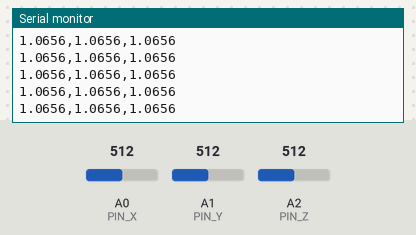
Simulated run of this sketch. Board: Arduino Uno, built with avr-gcc and run on an emulated ATmega328P. On the bench: the last lines printed to the serial monitor. The test bench sets the inputs (shaded band); at power-on: A0 (PIN_X) = 512, A1 (PIN_Y) = 512, A2 (PIN_Z) = 512.

Above: at 1.2 s.
1.3 s: A0 (PIN_X) set to 716
At 2.4 s:
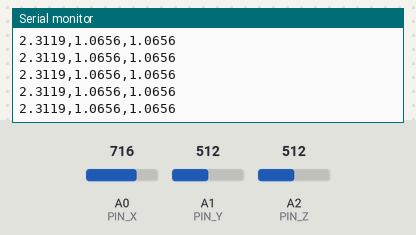
2.8 s: A1 (PIN_Y) set to 716
At 3.8 s:
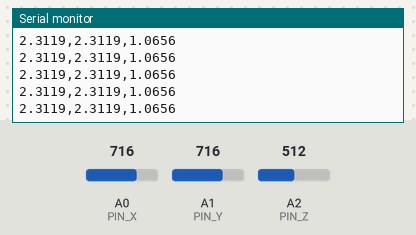
4.3 s: A2 (PIN_Z) set to 716
At 4.9 s:
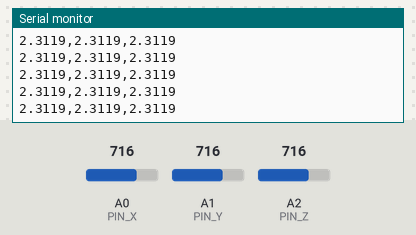
5.8 s: A0 (PIN_X) set to 900
At 6.6 s:
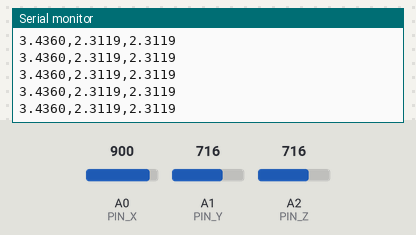
7.3 s: A1 (PIN_Y) set to 900
At 8.0 s:
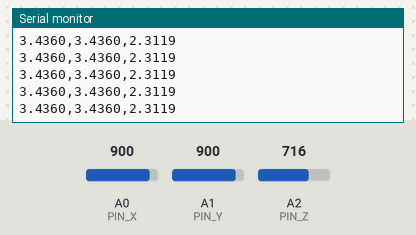
8.8 s: A2 (PIN_Z) set to 900
At 9.5 s:
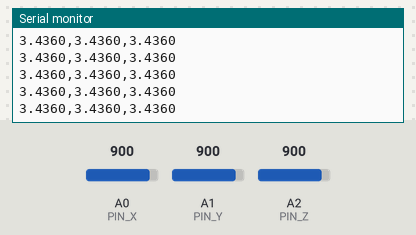
Timing chart, 0 to 11.3 s (numbered marks = the images above; inputs shaded):
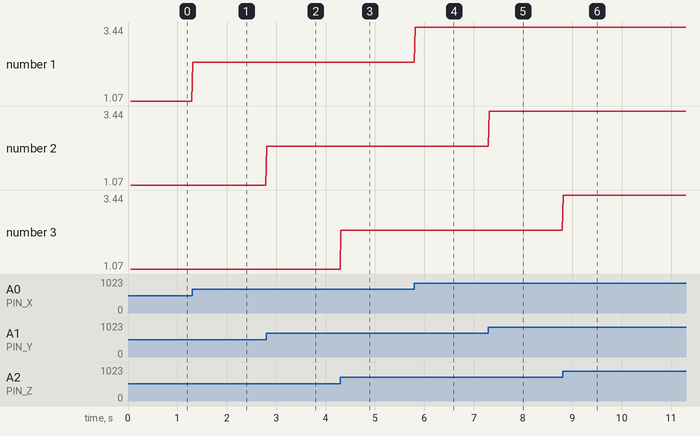

The sketch:

arduino_accel.ino
```cpp
// =====================================================================
// CMLS Project - Accelerometer -> Serial
// Sensor: MMA7361 (analog, 3-axis).
// Output format: "x,y,z\n", values in g, one line every SAMPLE_MS.
//
// Hardware notes (most SparkFun-style red MMA7361 breakouts):
// - VCC -> 3.3V on Arduino (NOT 5V; the breakout has its own 3.3V LDO,
//   but driving VIN with 5V is only safe if the board has level
//   shifting on the digital pins. If unsure, use 3.3V).
// - GND -> GND.
// - X, Y, Z -> three analog inputs on the Arduino (default A0, A1, A2).
// - SL (sleep) -> any digital pin held HIGH; sensor is asleep when LOW.
// - GS (g-select) -> tie to GND for +-1.5g (more sensitive, default
//   here) or HIGH for +-6g (more headroom but coarser).
// - 0G  -> unused for streaming (digital "free fall" detect).
// - ST  -> tie to GND (self-test off).
//
// If you change supply voltage or g-range, also update VCC and
// SENSITIVITY below, and ACCEL_RANGE_G on the Python bridge side.
// =====================================================================

const int PIN_X     = A0;
const int PIN_Y     = A1;
const int PIN_Z     = A2;
const int PIN_SLEEP = 4;          // digital, HIGH = sensor active

const float VCC          = 5.0;   // Arduino analog reference (5.0 for Uno/Nano)
const float ZERO_G_VOLTS = 1.65;  // MMA7361 outputs Vcc/2 at rest; trim per axis below if needed
const float SENSITIVITY  = 0.800; // V/g  (datasheet typ. for +-1.5g range; use 0.206 for +-6g)

// Per-axis trim if the board does not read 0,0,1g exactly when flat.
// Tweak after a quick sanity print on the serial monitor.
const float OFFSET_X = 0.0;
const float OFFSET_Y = 0.0;
const float OFFSET_Z = 0.0;

const unsigned long SAMPLE_MS = 20;   // 50 Hz
unsigned long lastSample = 0;

float readAxisG(int pin, float offset) {
  int raw = analogRead(pin);                    // 0..1023 over 0..VCC
  float volts = raw * (VCC / 1023.0);
  return ((volts - ZERO_G_VOLTS) / SENSITIVITY) - offset;
}

void setup() {
  Serial.begin(115200);
  while (!Serial) { ; }

  pinMode(PIN_SLEEP, OUTPUT);
  digitalWrite(PIN_SLEEP, HIGH);   // wake the sensor
  delay(50);                        // datasheet wake time is ~1 ms; be generous

  // Use the default analog reference (DEFAULT == AVcc on Uno/Nano).
  // If you tie AREF to 3.3V externally, call analogReference(EXTERNAL)
  // here AND set VCC = 3.3 above.
}

void loop() {
  unsigned long now = millis();
  if (now - lastSample < SAMPLE_MS) return;
  lastSample = now;

  float gx = readAxisG(PIN_X, OFFSET_X);
  float gy = readAxisG(PIN_Y, OFFSET_Y);
  float gz = readAxisG(PIN_Z, OFFSET_Z);

  Serial.print(gx, 4);
  Serial.print(',');
  Serial.print(gy, 4);
  Serial.print(',');
  Serial.println(gz, 4);
}
```

Measured:
- after the input at 1.3 s, the serial monitor: prints a new line at once (image 1)
- after the input at 2.8 s, the serial monitor: prints a new line at once (image 2)
- after the input at 4.3 s, the serial monitor: prints a new line at once (image 3)
- after the input at 5.8 s, the serial monitor: prints a new line at once (image 4)
- after the input at 7.3 s, the serial monitor: prints a new line at once (image 5)
- after the input at 8.8 s, the serial monitor: prints a new line at once (image 6)
- plotted number 1: 1.07 → 2.31 after the input at 1.3 s, 2.31 → 3.44 after the input at 5.8 s
